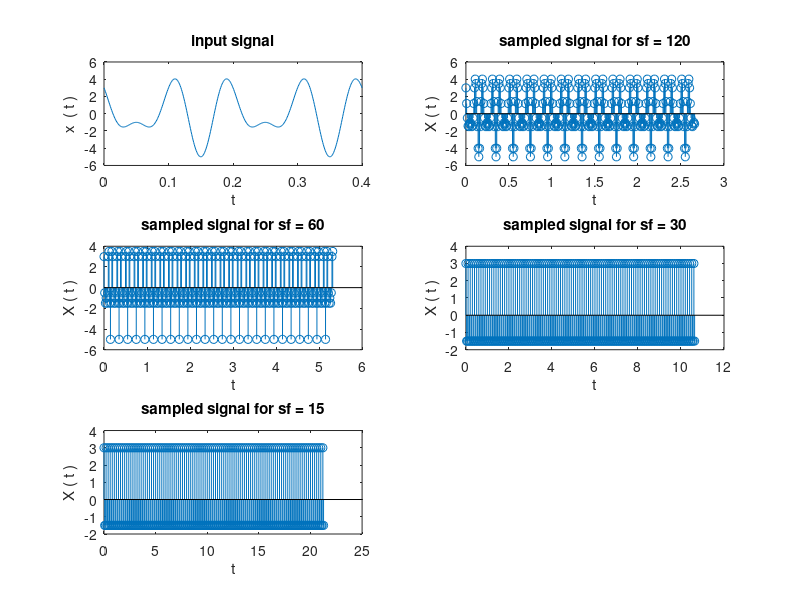

The MATLAB source for this figure:
t=[0:0.001:0.4]; 

y=(3*cos(2*pi*10.*t))-(2*sin(2*pi*15.*t)); 

  

sf1=120; 

sf2=60; 

sf3=30; 

sf4=15; 

  

T1=1/sf1; 

T2=1/sf2; 

T3=1/sf3; 

T4=1/sf4; 

  

n=0:319; 

Y1=(3*cos(2*pi*10*n*T1))-(2*sin(2*pi*15*n*T1)); 

Y2=(3*cos(2*pi*10*n*T2))-(2*sin(2*pi*15*n*T2)); 

Y3=(3*cos(2*pi*10*n*T3))-(2*sin(2*pi*15*n*T3)); 

Y4=(3*cos(2*pi*10*n*T4))-(2*sin(2*pi*15*n*T4)); 

  

subplot(3,2,1); 

plot(t,y); title("input signal");xlabel("t");ylabel("x  ( t )"); 

subplot(3,2,2); 

stem(n*T1,Y1);title("sampled signal for sf = 120");xlabel("t");ylabel("X ( t )"); 

subplot(3,2,3); 

stem(n*T2,Y2);title("sampled signal for sf = 60");xlabel("t");ylabel("X ( t )"); 

subplot(3,2,4); 

stem(n*T3,Y3);title("sampled signal for sf = 30");xlabel("t");ylabel("X ( t )"); 

subplot(3,2,5); 

stem(n*T4,Y4);title("sampled signal for sf = 15");xlabel("t");ylabel("X ( t )");
